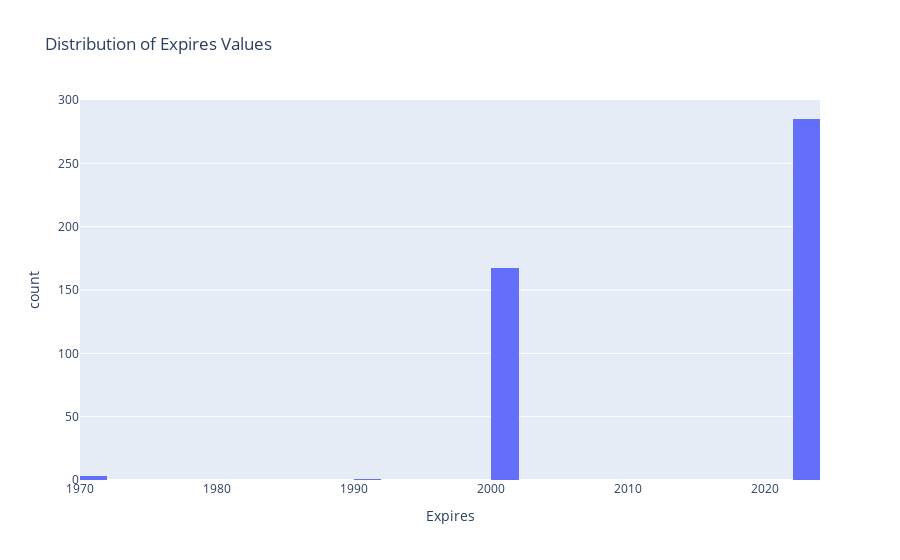

Notebook source saved alongside this figure:
### Code cell
# Convert the 'Expires' column to datetime
data['Expires'] = pd.to_datetime(data['Expires'], errors='coerce')

# Create the histogram
fig = px.histogram(data, x='Expires', nbins=50, title='Distribution of Expires Values')

# Display the plot
fig.show()
pio.write_html(fig, file='../../fam-report-site/public/Web-Analytics/disturbutionexpires.html', auto_open=True)

### Figure 1 — Plotly figure (JSON) as saved in the notebook; plotly's stock layout.template omitted (floating-point values rounded to 4 significant figures; data arrays with more than 128 entries replaced by an {"elided": "..."} marker saying what was removed)
{"data": [{"alignmentgroup": "True", "bingroup": "x", "hovertemplate": "Expires=%{x}<br>count=%{y}<extra></extra>", "legendgroup": "", "marker": {"color": "#636efa", "pattern": {"shape": ""}}, "name": "", "nbinsx": 50, "offsetgroup": "", "orientation": "v", "showlegend": false, "type": "histogram", "x": {"elided": "584 str values"}, "xaxis": "x", "yaxis": "y"}], "layout": {"barmode": "relative", "legend": {"tracegroupgap": 0}, "title": {"text": "Distribution of Expires Values"}, "xaxis": {"anchor": "y", "domain": [0, 1], "title": {"text": "Expires"}}, "yaxis": {"anchor": "x", "domain": [0, 1], "title": {"text": "count"}}}}
